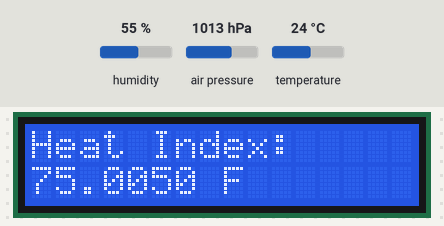
The sketch below on a simulated Arduino Uno, built with avr-gcc and run on an emulated ATmega328P. Shown: 16×2 character LCD. Inputs (shaded band) come from the test bench; at power-on: humidity 55 %, air pressure 1013 hPa, temperature 24 °C. What the sketch prints to the serial monitor is not drawn.

Above: at 3.7 s.
3.8 s: humidity set to 22 %
At 9.6 s:
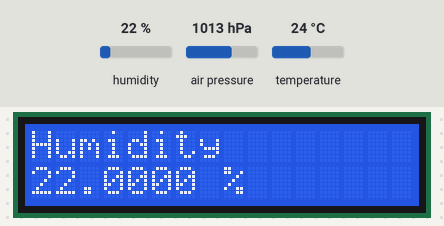
15.9 s: air pressure set to 952 hPa
At 19.7 s:
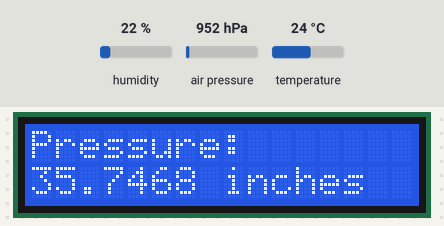
26.1 s: temperature set to 12 °C
At 34.3 s:
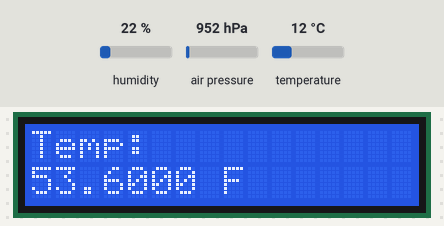
38.2 s: air pressure set to 975 hPa
At 44.3 s:
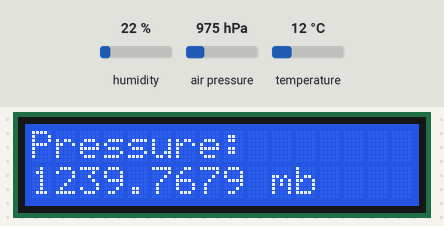
45.0 s: humidity set to 40 %
At 50.5 s:
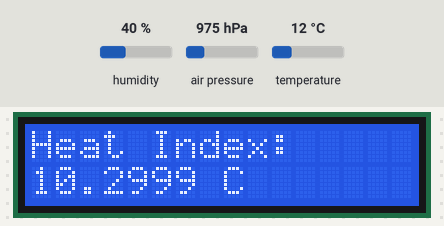
51.8 s: air pressure set to 1000 hPa
At 62.8 s:
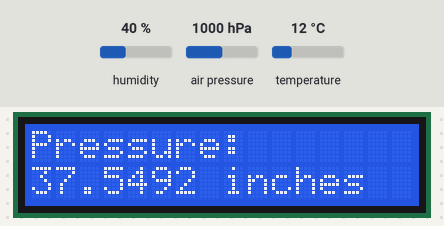
Timing chart, 0 to 63.9 s (numbered marks = the images above; inputs shaded):
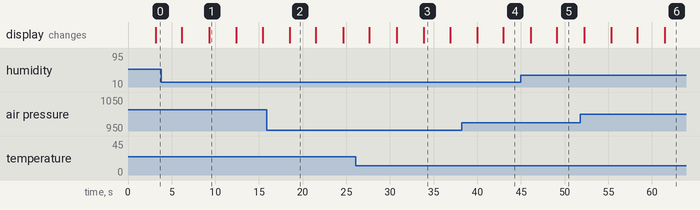

The sketch:

WeatherStation.ino
```cpp
/*****************************************************
 * name:WeatherStation
 * function: Get readings from humidity sensor (DHT22/AM2302),
 * barometric sensor (BMP180)
 * libraries DHT from AdaFruit and BMP from SunFounder
 * serial output: date time, Temp F, Pressure, Humidity %, Heat Index F
 *****************************************************/
#include "DHT.h"
#include <SFE_BMP180.h>
#include <Wire.h>
#include <LiquidCrystal.h>

#define DHTPIN 7
#define DHTTYPE DHT22
#define ALTITUDE 20.56

LiquidCrystal lcd(12, 11, 5, 4, 3, 2);

const int switchPin = 6;
int switchState = 0;
int prevSwitchState = 0;
int reply = 4;
bool badBMP;

SFE_BMP180 bmp;
DHT dht(DHTPIN, DHTTYPE);

void setup()
{
  Serial.begin(9600); //initialize the serial monitor
  dht.begin();
  Serial.println("DHT Running");
  badBMP = false;

  // Initialize the sensor (it is important to get calibration values stored on the device).
  if (bmp.begin())
    Serial.println("BMP180 Running");
  else
  {
    // Oops, something went wrong, this is usually a connection problem
    sendErr("BMP180 init fail");
    badBMP = true;
    //while(1); // Pause forever.
  }
  lcd.begin(16,2);
  lcd.print("Weather Station");
}

void loop()
{
  delay(3000);

  char status;
  double P,nP,p0,a,alt;
  float inches;

  float h = dht.readHumidity();
  float tmpC = dht.readTemperature();
  float tmpF = dht.readTemperature(true);
  nP = 0;
  inches = 0.0;

  // also: float tmpF = 1.8*tmpC + 32.0; // convert °C to °F

  // Check if any reads failed and exit early (to try again).
  if (isnan(h) || isnan(tmpC) || isnan(tmpF)) {
    sendErr("Failed to read DHT sensor!");
    return;
  }

  float hif = dht.computeHeatIndex(tmpF, h);
  float hic = dht.computeHeatIndex(tmpC, h, false);

  // send values to USB comma delimited
  sendValue("HeatIndex",hif,"F");
  sendValue("HeatIndex",hic,"C");
  sendValue("Humidity",h,"%");
  sendValue("Temperature",tmpF,"F");
  sendValue("Temperature",tmpC,"C");

  if (badBMP) {
    Serial.println("error BMP not working");
    // return;
  }
  else
  {
    // Start a pressure measurement:
    // The parameter is the oversampling setting, from 0 to 3 (highest res, longest wait).
    // If request is successful, the number of ms to wait is returned.
    // If request is unsuccessful, 0 is returned.
    status = bmp.startPressure(3);
    if (status != 0)
    {
      // Wait for the measurement to complete:
      delay(status);

      // Retrieve the completed pressure measurement:
      // Function returns 1 if successful, 0 if failure.
      double T = (double)tmpC;
      status = bmp.getPressure(P,T);
      if (status != 0)
      {
        //alt for Albuquerque in meters
        alt = 1981;
        nP = bmp.sealevel(P,alt);
        //To convert millibars to inches of mercury = nP * 0.0295301
        inches = nP*0.0295301;

        sendValue("Pressure",(float)nP,"mb");
        sendValue("Pressure",inches,"inches");
      }
      else sendErr("Cannot retrieve pressure from BMP");
    }
    else sendErr("Cannot start pressure measurement from BMP");
  }

  ++reply;

  if (reply > 3)
  {
    reply = 0;
  }
  // switch between each possible value so LCD cycles thru each one - not all at once
  switch(reply)
  {
    case 0:
      readout("Heat Index: ", hif, "F");
      delay(3000);
      readout("Heat Index: ", hic, "C");
      break;

    case 1:
      readout("Humidity",h,"%");
      break;

    case 2:
      readout("Temp: ",tmpF, "F");
      delay(3000);
      readout("Temp: ",tmpC, "C");
      break;

    case 3:
      readout("Pressure: ",inches,"inches");
      delay(3000);
      readout("Pressure: ",nP,"mb");
      break;
  }

  Serial.println("**************************");
}

void readout(String title, float value, String units){
  clearSet();
  lcd.print(title);
  lcd.setCursor(0,1);
  lcd.print(String(value,4) + " " + units);
}

void sendValue(String tag, float value, String units){
  Serial.println(tag + "," + String(value,4) + " " + units);
}

void sendErr(String msg){
  Serial.println("Error: " + msg);
}

void clearSet(){
  lcd.clear();
  lcd.setCursor(0, 0);
}
```

Measured:
- what the display in image 1 shows lasts 3.1 s, from 9.3 s to 12.4 s
- what the display in image 2 shows lasts 3.0 s, from 18.5 s to 21.5 s
